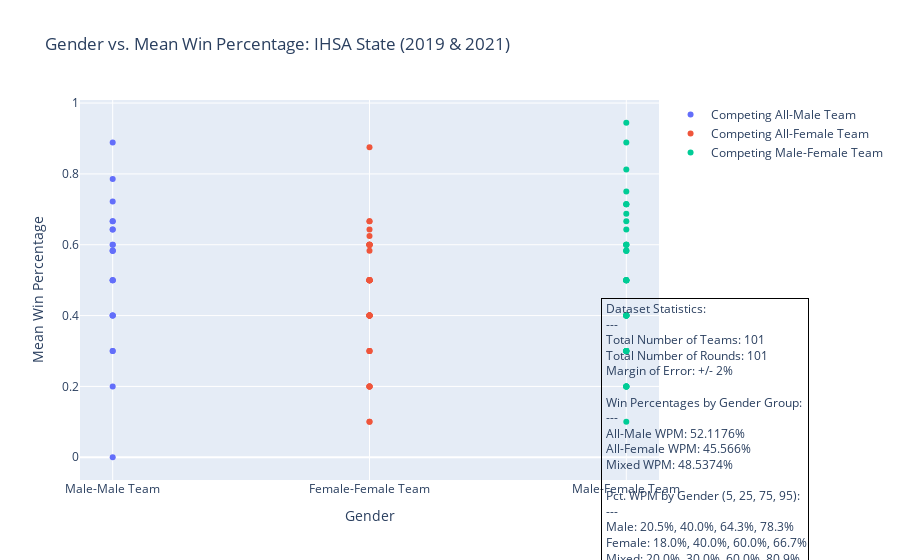

The code cell stored with this chart in its notebook:
### Markdown cell above
## Plotting graph with Plotly and printing stats

### Code cell
layout = go.Layout(
    title = "Gender vs. Mean Win Percentage: IHSA State (2019 & 2021)",
    xaxis = {"title": "Gender"},
    yaxis = {"title": "Mean Win Percentage"},
    annotations=[
            go.layout.Annotation(
                text=stats,
                align='left',
                showarrow=False,
                xref='paper',
                yref='paper',
                x=1.259,
                y=-.2725,
                bordercolor='black',
                borderwidth=1
            )
        ]
)

fig = go.Figure(layout=layout)

fig.add_trace(go.Scatter(
    x = ["Male-Male Team"] * len(MALES),
    y = MALES,
    mode = 'markers',
    name = "Competing All-Male Team"
));

fig.add_trace(go.Scatter(
    x = ["Female-Female Team"] * len(FEMALES),
    y = FEMALES,
    mode = 'markers',
    name = "Competing All-Female Team"
));

fig.add_trace(go.Scatter(
    x = ["Male-Female Team"] * len(MIXEDS),
    y = MIXEDS,
    mode = 'markers',
    name = "Competing Male-Female Team"
));


iplot(fig)

### Figure 1 — Plotly figure (JSON) as saved in the notebook; plotly's stock layout.template omitted (floating-point values rounded to 4 significant figures)
{"data": [{"mode": "markers", "name": "Competing All-Male Team", "type": "scatter", "x": ["Male-Male Team", "Male-Male Team", "Male-Male Team", "Male-Male Team", "Male-Male Team", "Male-Male Team", "Male-Male Team", "Male-Male Team", "Male-Male Team", "Male-Male Team", "Male-Male Team", "Male-Male Team", "Male-Male Team", "Male-Male Team", "Male-Male Team", "Male-Male Team", "Male-Male Team", "Male-Male Team", "Male-Male Team", "Male-Male Team", "Male-Male Team", "Male-Male Team"], "y": [0.7857, 0.7222, 0.6667, 0.6429, 0.6429, 0.6, 0.5833, 0.6, 0.5, 0.4, 0.4, 0.4, 0.2, 0, 0.8889, 0.6667, 0.5833, 0.5833, 0.5, 0.5, 0.3, 0.3]}, {"mode": "markers", "name": "Competing All-Female Team", "type": "scatter", "x": ["Female-Female Team", "Female-Female Team", "Female-Female Team", "Female-Female Team", "Female-Female Team", "Female-Female Team", "Female-Female Team", "Female-Female Team", "Female-Female Team", "Female-Female Team", "Female-Female Team", "Female-Female Team", "Female-Female Team", "Female-Female Team", "Female-Female Team", "Female-Female Team", "Female-Female Team", "Female-Female Team", "Female-Female Team", "Female-Female Team", "Female-Female Team", "Female-Female Team", "Female-Female Team", "Female-Female Team", "Female-Female Team", "Female-Female Team", "Female-Female Team", "Female-Female Team", "Female-Female Team", "Female-Female Team", "Female-Female Team", "Female-Female Team", "Female-Female Team", "Female-Female Team", "Female-Female Team", "Female-Female Team", "Female-Female Team"], "y": [0.875, 0.5833, 0.6, 0.6, 0.6, 0.6, 0.5, 0.5, 0.5, 0.4, 0.4, 0.4, 0.4, 0.3, 0.2, 0.2, 0.6667, 0.5, 0.6667, 0.6429, 0.625, 0.6, 0.5, 0.6, 0.4, 0.4, 0.5, 0.5, 0.5, 0.5, 0.3, 0.2, 0.4, 0.2, 0.3, 0.1, 0.1]}, {"mode": "markers", "name": "Competing Male-Female Team", "type": "scatter", "x": ["Male-Female Team", "Male-Female Team", "Male-Female Team", "Male-Female Team", "Male-Female Team", "Male-Female Team", "Male-Female Team", "Male-Female Team", "Male-Female Team", "Male-Female Team", "Male-Female Team", "Male-Female Team", "Male-Female Team", "Male-Female Team", "Male-Female Team", "Male-Female Team", "Male-Female Team", "Male-Female Team", "Male-Female Team", "Male-Female Team", "Male-Female Team", "Male-Female Team", "Male-Female Team", "Male-Female Team", "Male-Female Team", "Male-Female Team", "Male-Female Team", "Male-Female Team", "Male-Female Team", "Male-Female Team", "Male-Female Team", "Male-Female Team", "Male-Female Team", "Male-Female Team", "Male-Female Team", "Male-Female Team", "Male-Female Team", "Male-Female Team", "Male-Female Team", "Male-Female Team", "Male-Female Team", "Male-Female Team"], "y": [0.9444, 0.8125, 0.6667, 0.7143, 0.5833, 0.6, 0.5833, 0.5833, 0.6, 0.6, 0.5, 0.6, 0.5, 0.4, 0.4, 0.4, 0.4, 0.4, 0.4, 0.2, 0.3, 0.2, 0.2, 0.2, 0.1, 0.8889, 0.7143, 0.75, 0.6429, 0.6875, 0.7143, 0.4, 0.5, 0.5, 0.5, 0.3, 0.5, 0.3, 0.3, 0.2, 0.3, 0.3]}], "layout": {"annotations": [{"align": "left", "bordercolor": "black", "borderwidth": 1, "showarrow": false, "text": "\nDataset Statistics:<br>\n---<br>\nTotal Number of Teams: 101<br>\nTotal Number of Rounds: 101<br>\nMargin of Error: +/- 2%<br>\n<br>\nWin Percentages by Gender Group:<br>\n---<br>\nAll-Male WPM: 52.1176%<br>\nAll-Female WPM: 45.566%<br>\nMixed WPM: 48.5374%<br>\n<br>\nPct. WPM by Gender (5, 25, 75, 95):<br>\n---<br>\nMale: 20.5%, 40.0%, 64.3%, 78.3%<br>\nFemale: 18.0%, 40.0%, 60.0%, 66.7%<br>\nMixed: 20.0%, 30.0%, 60.0%, 80.9%<br>\n", "x": 1.259, "xref": "paper", "y": -0.2725, "yref": "paper"}], "title": {"text": "Gender vs. Mean Win Percentage: IHSA State (2019 & 2021)"}, "xaxis": {"title": {"text": "Gender"}}, "yaxis": {"title": {"text": "Mean Win Percentage"}}}}
